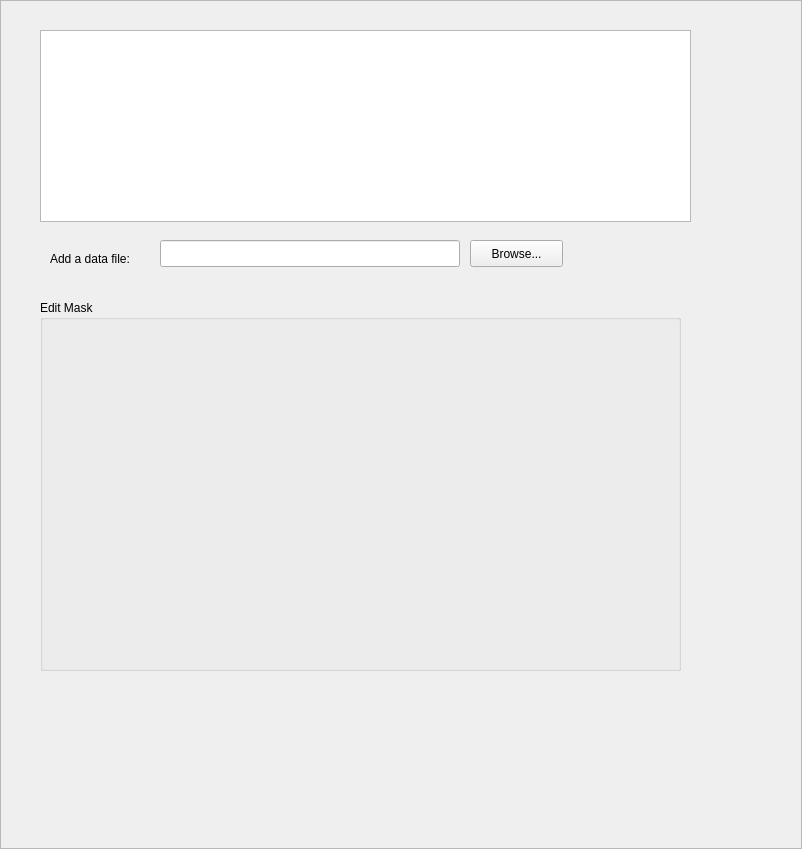
<?xml version="1.0" encoding="UTF-8"?>
<ui version="4.0">
 <class>Frame</class>
 <widget class="QFrame" name="Frame">
  <property name="geometry">
   <rect>
    <x>0</x>
    <y>0</y>
    <width>802</width>
    <height>849</height>
   </rect>
  </property>
  <property name="windowTitle">
   <string>Frame</string>
  </property>
  <property name="frameShape">
   <enum>QFrame::StyledPanel</enum>
  </property>
  <property name="frameShadow">
   <enum>QFrame::Raised</enum>
  </property>
  <widget class="QGroupBox" name="groupBox">
   <property name="geometry">
    <rect>
     <x>40</x>
     <y>300</y>
     <width>641</width>
     <height>371</height>
    </rect>
   </property>
   <property name="title">
    <string>Edit Mask</string>
   </property>
   <widget class="QWidget" name="horizontalLayoutWidget">
    <property name="geometry">
     <rect>
      <x>0</x>
      <y>10</y>
      <width>311</width>
      <height>291</height>
     </rect>
    </property>
    <layout class="QHBoxLayout" name="placeholder_layout">
     <property name="sizeConstraint">
      <enum>QLayout::SetFixedSize</enum>
     </property>
    </layout>
   </widget>
  </widget>
  <widget class="QListWidget" name="data_list">
   <property name="geometry">
    <rect>
     <x>40</x>
     <y>30</y>
     <width>651</width>
     <height>192</height>
    </rect>
   </property>
   <property name="dragEnabled">
    <bool>true</bool>
   </property>
   <property name="dragDropMode">
    <enum>QAbstractItemView::InternalMove</enum>
   </property>
   <property name="alternatingRowColors">
    <bool>true</bool>
   </property>
  </widget>
  <widget class="QLabel" name="label">
   <property name="geometry">
    <rect>
     <x>50</x>
     <y>250</y>
     <width>111</width>
     <height>17</height>
    </rect>
   </property>
   <property name="text">
    <string>Add a data file:</string>
   </property>
  </widget>
  <widget class="QLineEdit" name="data_edit">
   <property name="geometry">
    <rect>
     <x>160</x>
     <y>240</y>
     <width>300</width>
     <height>27</height>
    </rect>
   </property>
   <property name="sizePolicy">
    <sizepolicy hsizetype="Fixed" vsizetype="Fixed">
     <horstretch>0</horstretch>
     <verstretch>0</verstretch>
    </sizepolicy>
   </property>
   <property name="minimumSize">
    <size>
     <width>300</width>
     <height>0</height>
    </size>
   </property>
   <property name="maximumSize">
    <size>
     <width>300</width>
     <height>16777215</height>
    </size>
   </property>
  </widget>
  <widget class="QPushButton" name="data_browse">
   <property name="geometry">
    <rect>
     <x>470</x>
     <y>240</y>
     <width>93</width>
     <height>27</height>
    </rect>
   </property>
   <property name="text">
    <string>Browse...</string>
   </property>
  </widget>
 </widget>
 <resources/>
 <connections/>
</ui>
